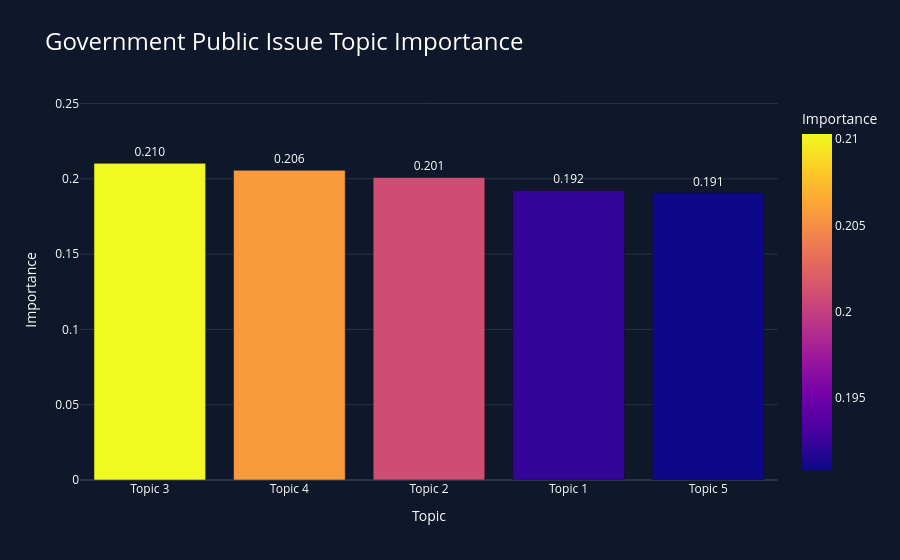

Notebook source saved alongside this figure:
### Code cell
# =========================================================
# STEP 4.10 — VISUALIZE TOPIC IMPORTANCE
# =========================================================

fig = px.bar(
    topic_importance,
    x="Topic",
    y="Importance",
    color="Importance",
    text="Importance",
    title="Government Public Issue Topic Importance",
    template="plotly_dark",
    color_continuous_scale="Plasma"
)

fig.update_traces(
    texttemplate="%{text:.3f}",
    textposition="outside"
)

fig.update_layout(
    paper_bgcolor="#0F172A",
    plot_bgcolor="#0F172A",
    font_color="white",
    title_font_size=24,
    yaxis_range=[0, topic_importance["Importance"].max() * 1.2]
)

fig.show()

# Simpan screenshot sebagai:
# assets/topic-modeling.png

### Figure 1 — Plotly figure (JSON) as saved in the notebook; plotly's stock layout.template omitted (floating-point values rounded to 4 significant figures)
{"data": [{"hovertemplate": "Topic=%{x}<br>Importance=%{marker.color}<extra></extra>", "legendgroup": "", "marker": {"color": [0.2103, 0.2057, 0.2009, 0.1923, 0.1908], "coloraxis": "coloraxis", "pattern": {"shape": ""}}, "name": "", "orientation": "v", "showlegend": false, "text": [0.2103, 0.2057, 0.2009, 0.1923, 0.1908], "textposition": "outside", "texttemplate": "%{text:.3f}", "type": "bar", "x": ["Topic 3", "Topic 4", "Topic 2", "Topic 1", "Topic 5"], "xaxis": "x", "y": [0.2103, 0.2057, 0.2009, 0.1923, 0.1908], "yaxis": "y"}], "layout": {"barmode": "relative", "coloraxis": {"colorbar": {"title": {"text": "Importance"}}, "colorscale": [[0, "#0d0887"], [0.1111, "#46039f"], [0.2222, "#7201a8"], [0.3333, "#9c179e"], [0.4444, "#bd3786"], [0.5556, "#d8576b"], [0.6667, "#ed7953"], [0.7778, "#fb9f3a"], [0.8889, "#fdca26"], [1, "#f0f921"]]}, "font": {"color": "white"}, "legend": {"tracegroupgap": 0}, "paper_bgcolor": "#0F172A", "plot_bgcolor": "#0F172A", "title": {"font": {"size": 24}, "text": "Government Public Issue Topic Importance"}, "xaxis": {"anchor": "y", "domain": [0, 1], "title": {"text": "Topic"}}, "yaxis": {"anchor": "x", "domain": [0, 1], "range": [0, 0.2524], "title": {"text": "Importance"}}}}
